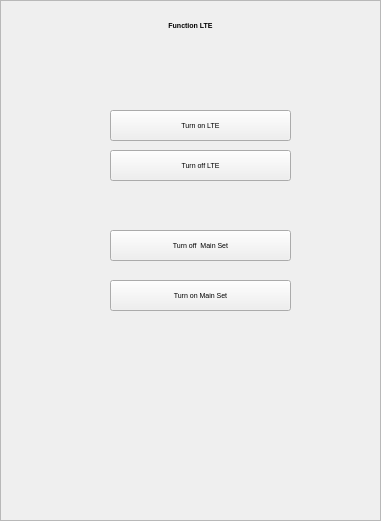
  <widget class="QFrame" name="funclte_frame">
   <property name="geometry">
    <rect>
     <x>250</x>
     <y>10</y>
     <width>381</width>
     <height>521</height>
    </rect>
   </property>
   <property name="font">
    <font>
     <pointsize>5</pointsize>
    </font>
   </property>
   <property name="autoFillBackground">
    <bool>true</bool>
   </property>
   <property name="frameShape">
    <enum>QFrame::StyledPanel</enum>
   </property>
   <widget class="QPushButton" name="funclte_on">
    <property name="geometry">
     <rect>
      <x>110</x>
      <y>110</y>
      <width>181</width>
      <height>31</height>
     </rect>
    </property>
    <property name="font">
     <font>
      <pointsize>5</pointsize>
     </font>
    </property>
    <property name="text">
     <string>Turn on LTE</string>
    </property>
   </widget>
   <widget class="QLabel" name="label">
    <property name="geometry">
     <rect>
      <x>0</x>
      <y>10</y>
      <width>381</width>
      <height>31</height>
     </rect>
    </property>
    <property name="font">
     <font>
      <pointsize>5</pointsize>
      <weight>75</weight>
      <bold>true</bold>
     </font>
    </property>
    <property name="layoutDirection">
     <enum>Qt::LeftToRight</enum>
    </property>
    <property name="text">
     <string>Function LTE</string>
    </property>
    <property name="alignment">
     <set>Qt::AlignCenter</set>
    </property>
   </widget>
   <widget class="QPushButton" name="funclte_off">
    <property name="geometry">
     <rect>
      <x>110</x>
      <y>150</y>
      <width>181</width>
      <height>31</height>
     </rect>
    </property>
    <property name="font">
     <font>
      <pointsize>5</pointsize>
     </font>
    </property>
    <property name="text">
     <string>Turn off LTE</string>
    </property>
   </widget>
   <widget class="QPushButton" name="funclte_mainset">
    <property name="geometry">
     <rect>
      <x>110</x>
      <y>230</y>
      <width>181</width>
      <height>31</height>
     </rect>
    </property>
    <property name="font">
     <font>
      <pointsize>5</pointsize>
     </font>
    </property>
    <property name="text">
     <string>Turn off  Main Set</string>
    </property>
   </widget>
   <widget class="QPushButton" name="funclte_mainset_2">
    <property name="geometry">
     <rect>
      <x>110</x>
      <y>280</y>
      <width>181</width>
      <height>31</height>
     </rect>
    </property>
    <property name="font">
     <font>
      <pointsize>5</pointsize>
     </font>
    </property>
    <property name="text">
     <string>Turn on Main Set</string>
    </property>
   </widget>
  </widget>
